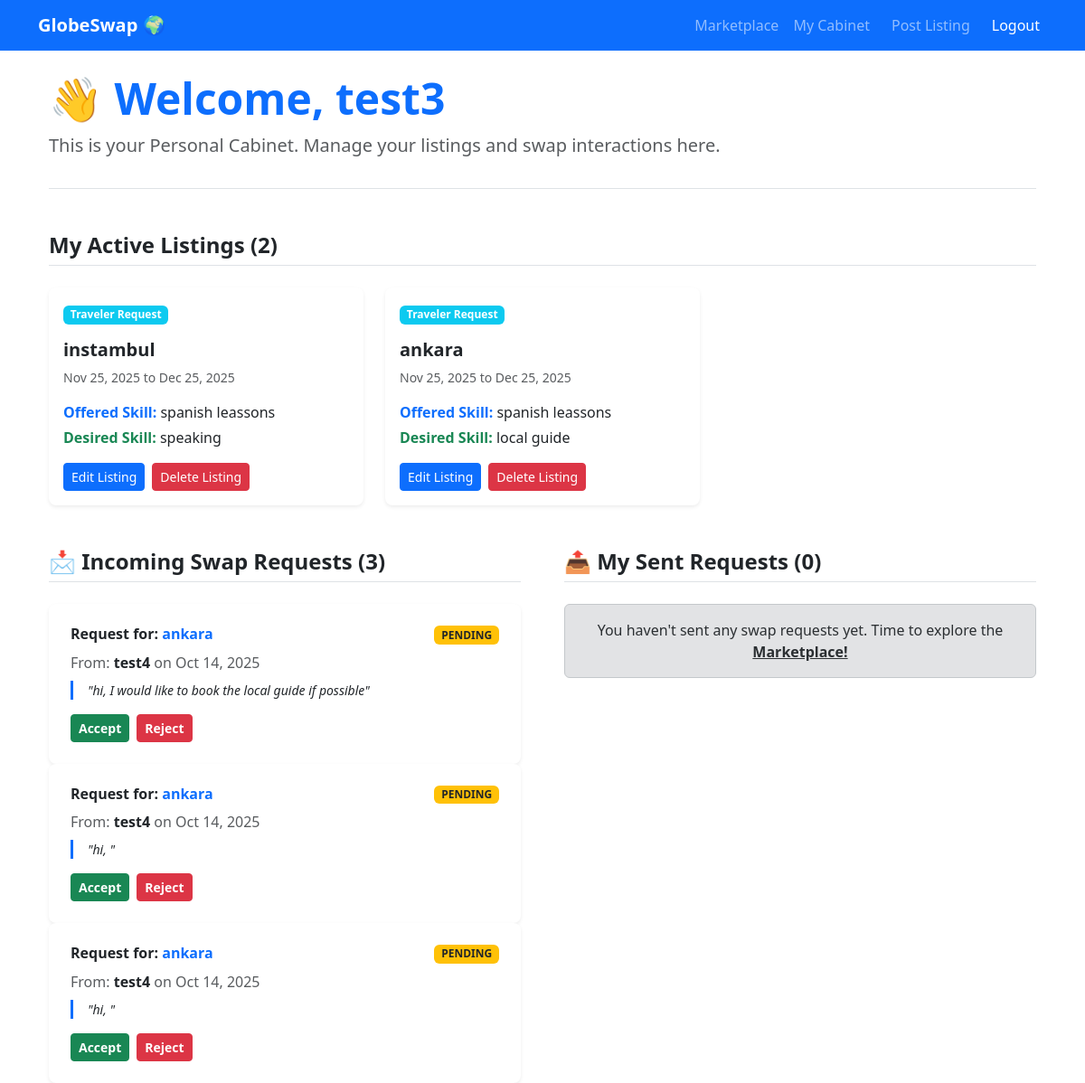
The page /dashboard (signed in) on the database its author committed.
### app.py (models this page shows, shortened)
class User(db.Model, UserMixin):
    __tablename__ = "user"
    id = db.Column(db.Integer, primary_key=True)
    username = db.Column(db.String(80), unique=True, nullable=False)
    email = db.Column(db.String(120), unique=True, nullable=False)
    password_hash = db.Column(db.String(128))
    created_at = db.Column(db.DateTime, default=datetime.utcnow)
    trips = db.relationship("Trip", backref="user", cascade="all, delete-orphan")
    skillswaps = db.relationship("SkillSwap", backref="user", cascade="all, delete-orphan")
    sent_interactions = db.relationship("Interaction", foreign_keys='Interaction.sender_id', backref="sender", lazy='dynamic', cascade="all, delete-orphan")
    received_interactions = db.relationship("Interaction", foreign_keys='Interaction.recipient_id', backref="recipient", lazy='dynamic', cascade="all, delete-orphan")

class Trip(db.Model):
    __tablename__ = "trip"
    id = db.Column(db.Integer, primary_key=True)
    destination = db.Column(db.String(120), nullable=False)
    start_date = db.Column(db.Date, nullable=False)
    end_date = db.Column(db.Date, nullable=False)
    description = db.Column(db.Text, nullable=True)
    created_at = db.Column(db.DateTime, default=datetime.utcnow)
    is_accommodation_offer = db.Column(db.Boolean, default=False, nullable=False)
    user_id = db.Column(db.Integer, db.ForeignKey("user.id"), nullable=False)
    interactions = db.relationship("Interaction", backref="trip", lazy='dynamic', cascade="all, delete-orphan")
    skillswap = db.relationship("SkillSwap", backref="trip", uselist=False, cascade="all, delete-orphan")

class SkillSwap(db.Model):
    __tablename__ = "skillswap"
    id = db.Column(db.Integer, primary_key=True)
    skill_offered = db.Column(db.String(120), nullable=False)
    skill_wanted = db.Column(db.String(120), nullable=False)
    created_at = db.Column(db.DateTime, default=datetime.utcnow)
    user_id = db.Column(db.Integer, db.ForeignKey("user.id"), nullable=False)
    trip_id = db.Column(db.Integer, db.ForeignKey("trip.id"), unique=True, nullable=False)

class Interaction(db.Model):
    __tablename__ = "interaction"
    id = db.Column(db.Integer, primary_key=True)
    trip_id = db.Column(db.Integer, db.ForeignKey("trip.id"), nullable=False)
    sender_id = db.Column(db.Integer, db.ForeignKey("user.id"), nullable=False)
    recipient_id = db.Column(db.Integer, db.ForeignKey("user.id"), nullable=False)
    message = db.Column(db.Text, nullable=False)
    status = db.Column(db.String(50), default="Pending", nullable=False) # e.g., Pending, Accepted, Rejected
    created_at = db.Column(db.DateTime, default=datetime.utcnow)

### app.py (the view)
@app.route("/dashboard")
@login_required
def dashboard():
    user_trips = Trip.query.filter_by(user_id=current_user.id).order_by(Trip.created_at.desc()).all()
    received_interactions = Interaction.query.filter_by(recipient_id=current_user.id).order_by(Interaction.created_at.desc()).all()
    sent_interactions = Interaction.query.filter_by(sender_id=current_user.id).order_by(Interaction.created_at.desc()).all()
    return render_template(
        "dashboard.html",
        trips=user_trips,
        received_interactions=received_interactions,
        sent_interactions=sent_interactions
    )

### app.py (called while the page is built)
@login_manager.user_loader
def load_user(user_id):
    return db.session.get(User, int(user_id))

### templates/dashboard.html (shortened to what this page needs)
{% extends "base.html" %}
{% block content %}
<div class="container mt-4">
    <header class="mb-5 border-bottom pb-3">
        <h1 class="display-5 fw-bold text-primary">👋 Welcome, {{ current_user.username }}</h1>
        <p class="lead text-muted">This is your Personal Cabinet. Manage your listings and swap interactions here.</p>
    </header>
    <section class="mb-5">
        <h2 class="fs-4 fw-bold text-dark mb-4 border-bottom pb-2">My Active Listings ({{ trips|length }})</h2>
        <div class="row g-4">
            {% for trip in trips %}
            <div class="col-md-6 col-lg-4">
                <div class="card shadow-sm h-100 border-0 rounded-3 hover-shadow">
                    <div class="card-body">
                        <span class="badge mb-3
                            {% if trip.is_accommodation_offer %}bg-success{% else %}bg-info{% endif %}">
                            {{ 'Accommodation Offer' if trip.is_accommodation_offer else 'Traveler Request' }}
                        </span>
                        <h3 class="card-title h5 fw-bold text-dark mb-2">{{ trip.destination }}</h3>
                        <p class="card-text text-muted small mb-3">
                            {{ trip.start_date.strftime('%b %d, %Y') }} to {{ trip.end_date.strftime('%b %d, %Y') }}
                        </p>
                        {% set swap = trip.skillswap %}
                        {% if swap %}
                            <p class="text-sm text-dark mb-1">
                                <strong class="text-primary">Offered Skill:</strong> {{ swap.skill_offered }}
                            </p>
                            <p class="text-sm text-dark mb-3">
                                <strong class="text-success">Desired Skill:</strong> {{ swap.skill_wanted }}
                            </p>
                        {% else %}
                            <p class="text-sm text-warning fst-italic">No swap details found.</p>
                        {% endif %}
                        <div class="mt-3 d-flex gap-2">
                            <a href="{{ url_for('edit_listing', trip_id=trip.id) }}"
                               class="btn btn-sm btn-primary">
                                Edit Listing
                            </a>
                            <form id="delete-form-{{ trip.id }}" method="POST" action="{{ url_for('delete_listing', trip_id=trip.id) }}" style="display:inline;">
                                <button type="button" class="btn btn-sm btn-danger"
                                    onclick="confirmDelete('{{ trip.id }}', '{{ trip.destination }}')">
                                    Delete Listing
                                </button>
                            </form>
                        </div>
                    </div>
                </div>
            </div>
            {% else %}
            <div class="col-12">
                <div class="alert alert-info text-center" role="alert">
                    You have no active listings. <a href="{{ url_for('create_listing') }}" class="alert-link">Post one now!</a>
                </div>
            </div>
            {% endfor %}
        </div>
    </section>
    <section class="row g-5">
        <div class="col-lg-6">
            <h2 class="fs-4 fw-bold text-dark mb-4 border-bottom pb-2">📩 Incoming Swap Requests ({{ received_interactions|length }})</h2>
            <div class="list-group space-y-3">
                {% for interaction in received_interactions %}
                <div class="card shadow-sm border-0 rounded-3">
                    <div class="card-body p-4">
                        <div class="d-flex justify-content-between align-items-start mb-2">
                            <h4 class="h6 fw-bold mb-0">Request for: <span class="text-primary">{{ interaction.trip.destination }}</span></h4>
                            <span class="badge text-uppercase
                                {% if interaction.status == 'Pending' %}bg-warning text-dark{% elif interaction.status == 'Accepted' %}bg-success{% else %}bg-danger{% endif %}">
                                {{ interaction.status }}
                            </span>
                        </div>
                        <p class="text-sm text-muted mb-2">From: <strong class="text-dark">{{ interaction.sender.username }}</strong> on {{ interaction.created_at.strftime('%b %d, %Y') }}</p>
                        <p class="text-dark border-start border-3 border-primary ps-3 fst-italic small">"{{ interaction.message }}"</p>
                        {% if interaction.status == 'Pending' %}
                        <div class="mt-3 d-flex gap-2">
                            <a href="{{ url_for('update_interaction_status', interaction_id=interaction.id, new_status='Accepted') }}"
                               class="btn btn-sm btn-success fw-semibold">
                                Accept
                            </a>
                            <a href="{{ url_for('update_interaction_status', interaction_id=interaction.id, new_status='Rejected') }}"
                               class="btn btn-sm btn-danger fw-semibold">
                                Reject
                            </a>
                        </div>
                        {% endif %}
                    </div>
                </div>
                {% else %}
                <div class="alert alert-secondary text-center" role="alert">
                    No incoming requests right now.
                </div>
                {% endfor %}
            </div>
        </div>
        <div class="col-lg-6">
            <h2 class="fs-4 fw-bold text-dark mb-4 border-bottom pb-2">📤 My Sent Requests ({{ sent_interactions|length }})</h2>
            <div class="list-group space-y-3">
                {% for interaction in sent_interactions %}
                <div class="card shadow-sm border-0 rounded-3">
                    <div class="card-body p-4">
                        <div class="d-flex justify-content-between align-items-start mb-2">
                            <h4 class="h6 fw-bold mb-0">Request for: <span class="text-primary">{{ interaction.trip.destination }}</span></h4>
                            <span class="badge text-uppercase
                                {% if interaction.status == 'Pending' %}bg-warning text-dark{% elif interaction.status == 'Accepted' %}bg-success{% else %}bg-danger{% endif %}">
                                {{ interaction.status }}
                            </span>
                        </div>
                        <p class="text-sm text-muted mb-2">Sent to: <strong class="text-dark">{{ interaction.recipient.username }}</strong> on {{ interaction.created_at.strftime('%b %d, %Y') }}</p>
                        <p class="text-dark border-start border-3 border-primary ps-3 fst-italic small">"{{ interaction.message }}"</p>
                        {% if interaction.status == 'Accepted' %}
                            <div class="alert alert-success mt-3 p-2 small fw-semibold">
                                Success! The host has accepted your request.
                            </div>
                        {% elif interaction.status == 'Pending' %}
                            <div class="alert alert-warning mt-3 p-2 small fw-semibold">
                                Awaiting host response. Check back soon!
                            </div>
                        {% endif %}
                    </div>
                </div>
                {% else %}
                <div class="alert alert-secondary text-center" role="alert">
                    You haven't sent any swap requests yet. Time to explore the <a href="{{ url_for('trips') }}" class="alert-link">Marketplace!</a>
                </div>
                {% endfor %}
            </div>
        </div>
    </section>
</div>
{% endblock %}

### rows shown on the page
User: username "test3"
Trip: is_accommodation_offer "Traveler Request", destination "instambul", start_date "Nov 25, 2025", end_date "Dec 25, 2025"
SkillSwap: skill_offered "spanish leassons", skill_wanted "speaking"
Trip: is_accommodation_offer "Traveler Request", destination "ankara", start_date "Nov 25, 2025", end_date "Dec 25, 2025"
SkillSwap: skill_offered "spanish leassons", skill_wanted "local guide"
Interaction: trip.destination "ankara", status "PENDING", sender.username "test4", created_at "Oct 14, 2025", message "hi, I would like to book the local guide if possible"
Interaction: trip.destination "ankara", status "PENDING", sender.username "test4", created_at "Oct 14, 2025", message "hi,"
Interaction: trip.destination "ankara", status "PENDING", sender.username "test4", created_at "Oct 14, 2025", message "hi,"

### other values the page prints
{{ trips|length }} "2"
{{ received_interactions|length }} "3"
{{ sent_interactions|length }} "0"
